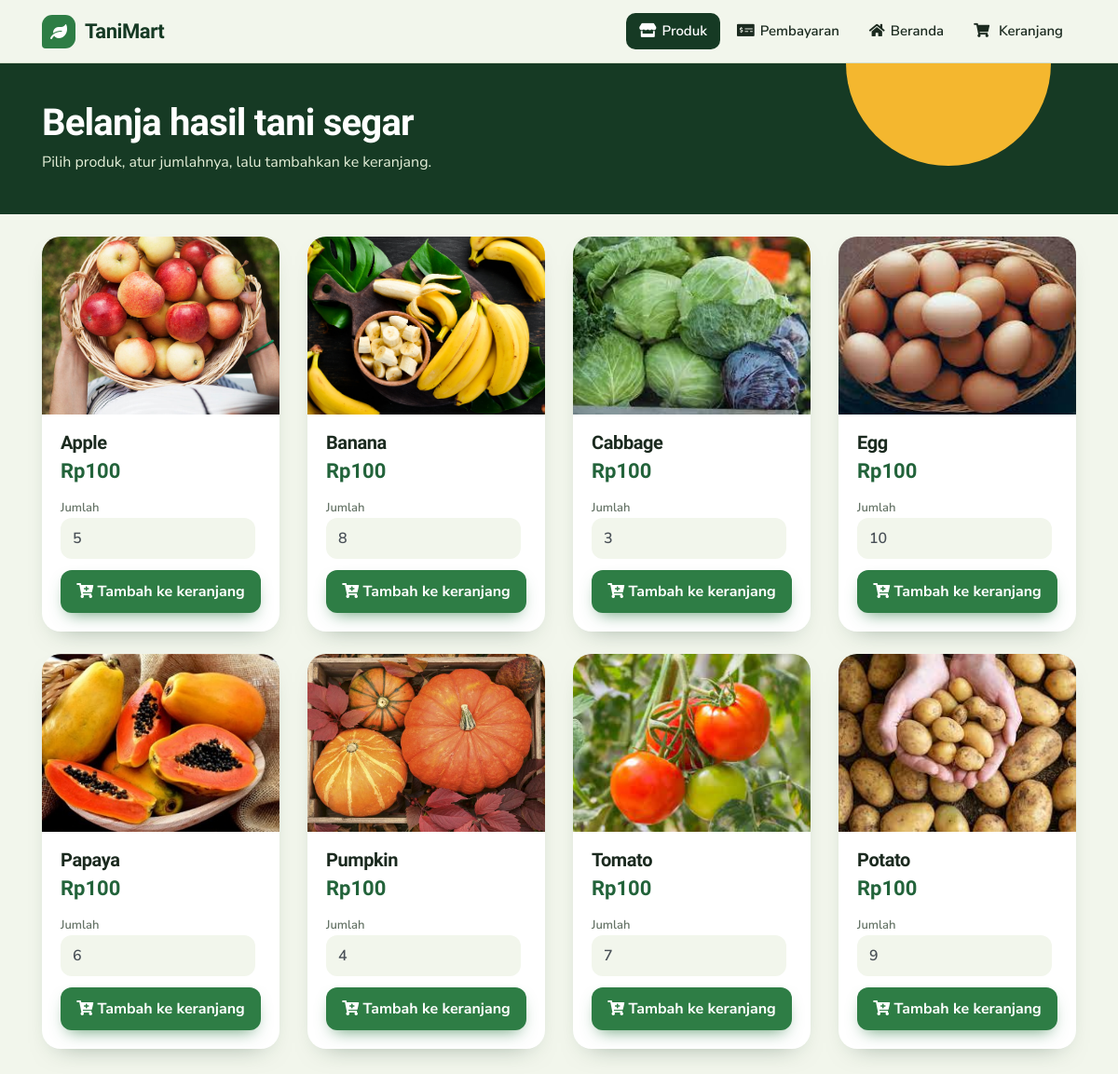
/php/index.php, run on the app's committed database.
### tables this page shows
CREATE TABLE `product` (
  `id` int(11) NOT NULL,
  `product_image` varchar(255) NOT NULL,
  `product_name` varchar(255) DEFAULT NULL,
  `product_price` decimal(10,2) DEFAULT NULL,
  `product_qty` int(11) DEFAULT NULL,
  `product_code` varchar(255) DEFAULT NULL
);

### php/index.php (the view, shortened to what this page needs)
<!DOCTYPE html>
<html lang="id">
<head>
  <link rel='stylesheet' href='https://cdnjs.cloudflare.com/ajax/libs/twitter-bootstrap/4.5.2/css/bootstrap.min.css' />
  <link rel='stylesheet' href='https://cdnjs.cloudflare.com/ajax/libs/font-awesome/5.9.0/css/all.min.css' />
</head>
<body>
  <nav class="navbar navbar-expand-md navbar-light site-nav sticky-top">
    <div class="container">
      <a class="navbar-brand" href="../html/index.html">
        <span class="brand-mark"><i class="fas fa-leaf"></i></span>
        <span class="brand-name">TaniMart</span>
      </a>
      <div class="collapse navbar-collapse" id="collapsibleNavbar">
        <ul class="navbar-nav ml-auto">
          <li class="nav-item">
            <a class="nav-link active" href="index.php"><i class="fas fa-store"></i>Produk</a>
          </li>
          <li class="nav-item">
            <a class="nav-link" href="checkout.php"><i class="fas fa-money-check-alt"></i>Pembayaran</a>
          </li>
          <li class="nav-item">
            <a class="nav-link" href="../html/index.html"><i class="fas fa-home"></i>Beranda</a>
          </li>
          <li class="nav-item">
            <a class="nav-link" href="cart.php" aria-label="Keranjang belanja">
              <span class="position-relative">
                <i class="fas fa-shopping-cart"></i>
              </span>
              Keranjang
            </a>
          </li>
        </ul>
      </div>
    </div>
  </nav>
  <header class="page-head">
    <div class="container">
      <h1>Belanja hasil tani segar</h1>
      <p>Pilih produk, atur jumlahnya, lalu tambahkan ke keranjang.</p>
    </div>
  </header>
  <main class="container my-4">
    <div class="row">
      <?php
        include 'cartSystemAccess.php';
        $stmt = $conn->prepare('SELECT * FROM product');
        $stmt->execute();
        $result = $stmt->get_result();
      ?>
      <?php while ($row = $result->fetch_assoc()): ?>
      <div class="col-sm-6 col-md-4 col-lg-3 mb-4">
        <div class="card card-product">
          <div class="thumb">
            <img src="<?= htmlspecialchars($row['product_image']) ?>" alt="<?= htmlspecialchars($row['product_name']) ?>" loading="lazy" onerror="this.parentElement.classList.add('broken')">
          </div>
          <div class="card-body">
            <h5 class="product-name"><?= htmlspecialchars($row['product_name']) ?></h5>
            <p class="product-price">Rp<?= number_format($row['product_price'], 0, ',', '.') ?></p>
            <form action="" class="form-submit">
              <label>Jumlah
                <input type="number" min="1" class="form-control pqty" value="<?= htmlspecialchars($row['product_qty']) ?>">
              </label>
              <button class="btn btn-block mt-2 addItemBtn" type="submit"><i class="fas fa-cart-plus"></i> Tambah ke keranjang</button>
            </form>
          </div>
        </div>
      </div>
      <?php endwhile; ?>
    </div>
  </main>
</body>
</html>

### php/index.php (style rules this page uses)
:root { --forest: #163a24; --leaf: #2e7d45; --leaf-dark: #22633a; --marigold: #f4b72f; --paper: #f2f6ec; --ink: #1b2a1f; --muted: #667467; --line: #d5dfcb; }
body { font-family: "Nunito Sans", system-ui, sans-serif; color: var(--ink); background: var(--paper); }
h1, h2, h5, .brand-name { font-family: "Bricolage Grotesque", "Nunito Sans", sans-serif; letter-spacing: -0.02em; }
.site-nav { background: rgba(242, 246, 236, .94); backdrop-filter: blur(8px); border-bottom: 1px solid var(--line); min-height: 68px; }
.site-nav .navbar-brand { display: flex; align-items: center; gap: 10px; font-weight: 800; font-size: 22px; color: var(--forest); }
.brand-mark { width: 36px; height: 36px; border-radius: 11px 11px 11px 4px; background: var(--leaf); color: #fff; display: grid; place-items: center; font-size: 16px; }
.site-nav .nav-link { padding: 8px 14px !important; margin-left: 4px; border-radius: 10px; font-weight: 600; font-size: 15px; color: var(--ink) !important; transition: background .2s; }
.site-nav .nav-link.active { background: var(--forest); color: #fff !important; }
.site-nav .nav-link i { margin-right: 6px; }
.page-head { position: relative; overflow: hidden; background: var(--forest); color: #fff; padding: 40px 0 44px; }
.page-head::after { content: ""; position: absolute; width: 220px; height: 220px; border-radius: 50%; background: var(--marigold); right: 6%; top: -110px; }
.page-head .container { position: relative; z-index: 1; }
.page-head h1 { font-size: clamp(28px, 4vw, 40px); font-weight: 800; margin-bottom: 6px; }
.page-head p { color: #e4efd8; margin: 0; max-width: 46ch; }
.card-product { border: 0; border-radius: 20px; overflow: hidden; background: #fff; height: 100%; box-shadow: 0 12px 28px -18px rgba(22, 58, 36, .5); transition: transform .25s, box-shadow .25s; }
.thumb { background: #e3ecd6; }
.thumb img { width: 100%; aspect-ratio: 4 / 3; height: auto; object-fit: cover; display: block; }
.card-product .card-body { display: flex; flex-direction: column; padding: 18px 20px 20px; }
.product-name { font-size: 20px; font-weight: 600; margin-bottom: 2px; color: var(--ink); }
.product-price { font-family: "Bricolage Grotesque", sans-serif; font-weight: 800; font-size: 22px; color: var(--leaf-dark); margin-bottom: 14px; }
.form-submit { margin-top: auto; }
.form-submit label { font-size: 13px; font-weight: 600; color: var(--muted); margin-bottom: 4px; }
.form-control.pqty { height: 44px; border-radius: 12px; border: 1.5px solid transparent; background: var(--paper); font-weight: 600; }
.addItemBtn { height: 46px; border: 0; border-radius: 12px; background: var(--leaf); color: #fff; font-weight: 700; box-shadow: 0 8px 18px -8px rgba(46, 125, 69, .8); transition: background .2s, transform .15s; }

### data on the page
product: product_image (picture), product_name "Apple", product_price "100", product_qty "5"
product: product_image (picture), product_name "Banana", product_price "100", product_qty "8"
product: product_image (picture), product_name "Cabbage", product_price "100", product_qty "3"
product: product_image (picture), product_name "Egg", product_price "100", product_qty "10"
product: product_image (picture), product_name "Papaya", product_price "100", product_qty "6"
product: product_image (picture), product_name "Pumpkin", product_price "100", product_qty "4"
product: product_image (picture), product_name "Tomato", product_price "100", product_qty "7"
product: product_image (picture), product_name "Potato", product_price "100", product_qty "9"
